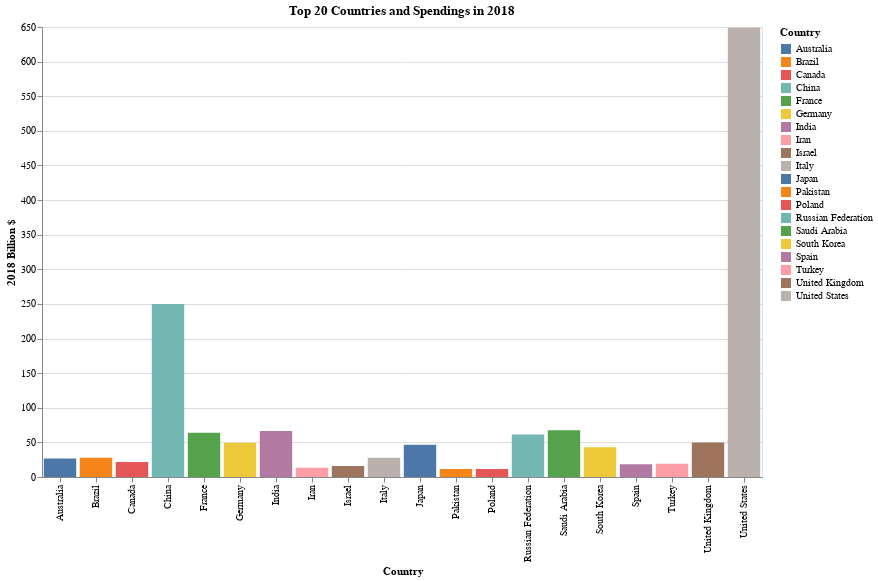

The notebook cell this image was saved under:
### Code cell
points = alt.Chart(Top_20)\
            .mark_bar()\
            .encode(
                        x = 'Country',
                        y = '2018 Billion $',
                        tooltip = ['Country',
                                   '2018 Billion $'],
                        color='Country',
                    )\
            .properties(
                            width = 720,
                            height = 450,
                            title = 'Top 20 Countries and Spendings in 2018'
                     )\
            .interactive()  

points.save('countries.html')

points

### Figure 1 — Vega-Lite specification as saved in the notebook (floating-point values rounded to 4 significant figures)
{"$schema": "https://vega.github.io/schema/vega-lite/v3.4.0.json", "config": {"mark": {"tooltip": null}, "view": {"height": 300, "width": 400}}, "data": {"name": "data-03d286dd760b7df00cf7c22fb7d89877"}, "datasets": {"data-03d286dd760b7df00cf7c22fb7d89877": [{"2018 Billion $": 649, "Country": "United States"}, {"2018 Billion $": 250, "Country": "China"}, {"2018 Billion $": 67.55, "Country": "Saudi Arabia"}, {"2018 Billion $": 66.51, "Country": "India"}, {"2018 Billion $": 63.8, "Country": "France"}, {"2018 Billion $": 61.39, "Country": "Russian Federation"}, {"2018 Billion $": 50.0, "Country": "United Kingdom"}, {"2018 Billion $": 49.47, "Country": "Germany"}, {"2018 Billion $": 46.62, "Country": "Japan"}, {"2018 Billion $": 43.07, "Country": "South Korea"}, {"2018 Billion $": 27.81, "Country": "Italy"}, {"2018 Billion $": 27.77, "Country": "Brazil"}, {"2018 Billion $": 26.71, "Country": "Australia"}, {"2018 Billion $": 21.62, "Country": "Canada"}, {"2018 Billion $": 18.97, "Country": "Turkey"}, {"2018 Billion $": 18.25, "Country": "Spain"}, {"2018 Billion $": 15.95, "Country": "Israel"}, {"2018 Billion $": 13.19, "Country": "Iran"}, {"2018 Billion $": 11.6, "Country": "Poland"}, {"2018 Billion $": 11.38, "Country": "Pakistan"}]}, "encoding": {"color": {"field": "Country", "type": "nominal"}, "tooltip": [{"field": "Country", "type": "nominal"}, {"field": "2018 Billion $", "type": "quantitative"}], "x": {"field": "Country", "type": "nominal"}, "y": {"field": "2018 Billion $", "type": "quantitative"}}, "height": 450, "mark": "bar", "selection": {"selector012": {"bind": "scales", "encodings": ["x", "y"], "type": "interval"}}, "title": "Top 20 Countries and Spendings in 2018", "width": 720}
